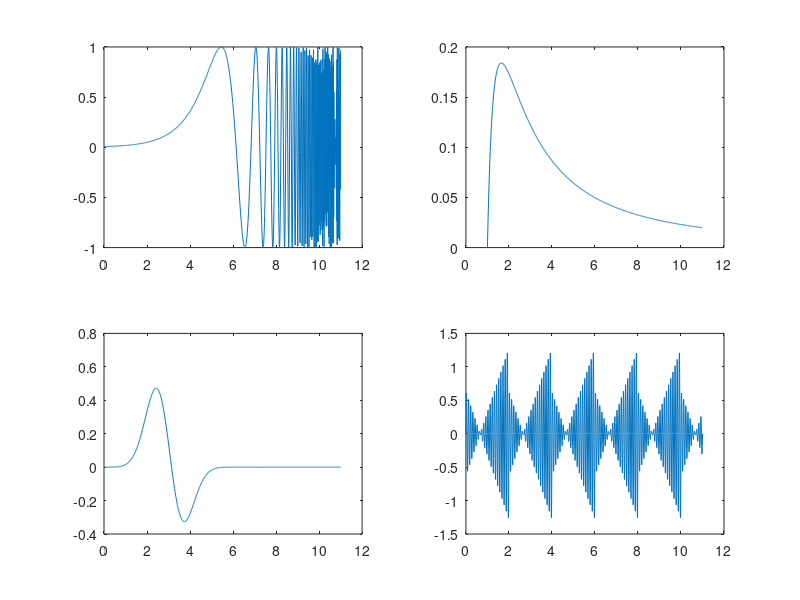

Write the MATLAB code that produced this figure.
t=0:.01:11;
clf;
subplot(221), plot(t, sin(exp(t-5)))
subplot(222), plot(t, log(t)./(t.^2))
set(gca,'ylim',[0 .2])
subplot(223), plot(t, sin(t).*exp((-(t-3).^2)))
subplot(224), plot(t, abs(mod(t,2)-.66).*sin(2*pi*10*t))
